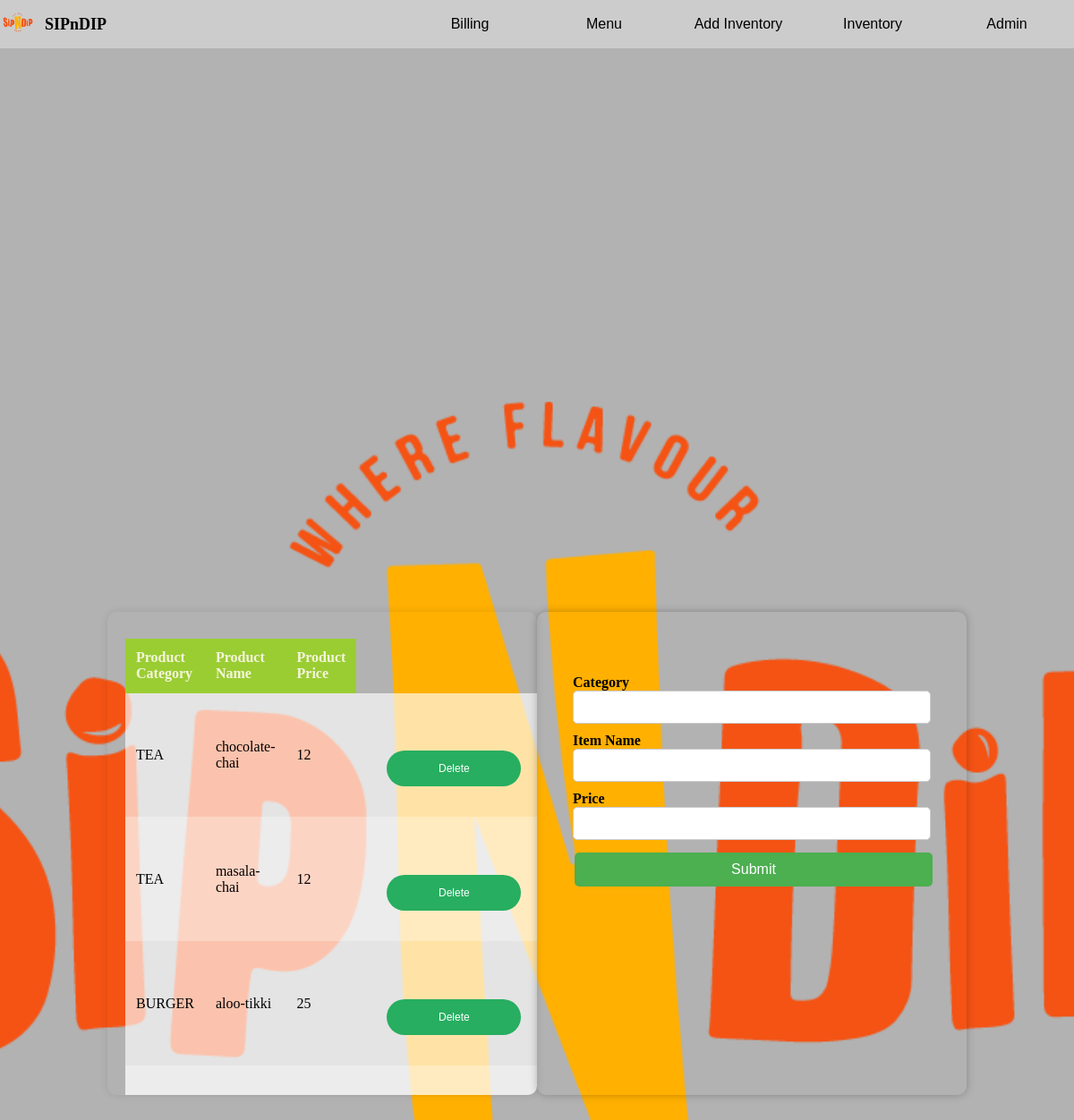
Before: /update_menu (signed in) with the older database file.
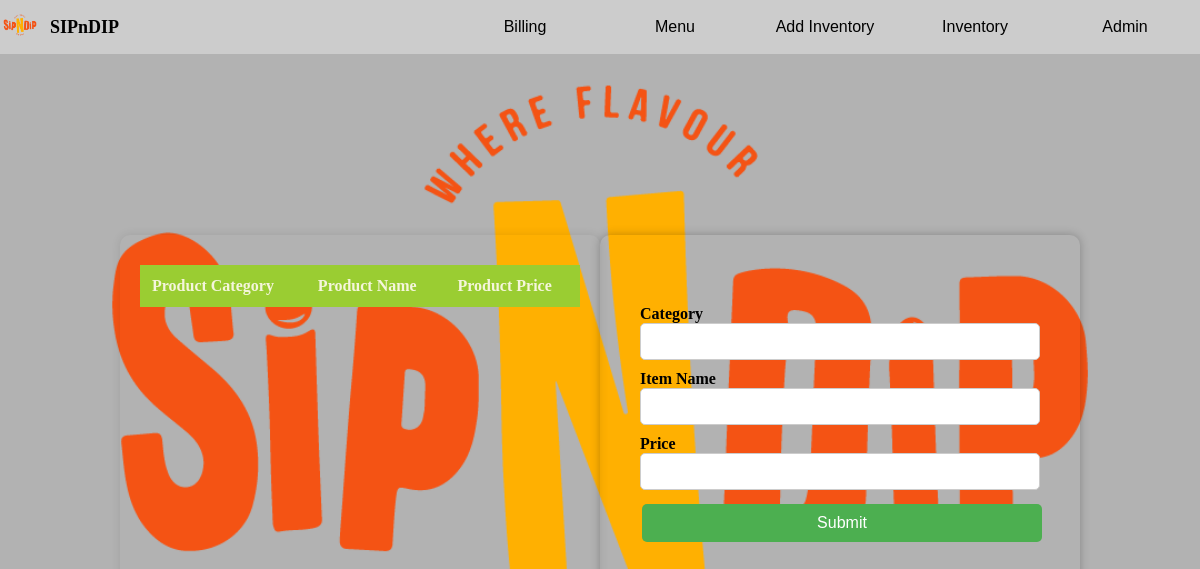
After: the same page with the newer database file.
### main.py (models this page shows, shortened)
class Menu(db.Model):
    id = db.Column(db.Integer, primary_key=True)
    product_category = db.Column(db.String(100))
    product_name = db.Column(db.String(100), unique=True)
    product_rate = db.Column(db.Integer)

### main.py (the view, shortened to what this page needs)
@app.route('/update_menu', methods=['POST', 'GET'])
@login_required
def update_menu():
    form = UpdateMenu()
    menu = Menu.query.all()
    return render_template('updatemenu.html', menu=menu, form=form)

### forms.py
class UpdateMenu(FlaskForm):
    Item = StringField('Item Name', validators=[DataRequired()])
    Category = StringField('Category', validators=[DataRequired()])
    Price = FloatField('Price', validators=[DataRequired(), NumberRange()])
    submit = SubmitField('Submit')

### main.py (called while the page is built)
@login_manager.user_loader
def load_user(user_id):
    return User.query.get(user_id)

### templates/updatemenu.html (shortened to what this page needs)
{% extends 'layout.html' %}
{% block content %}
    <div class="content-container">
        <section class="menu-section">
            <table>
                <thead>
                    <tr>
                        <th>Product Category</th>
                        <th>Product Name</th>
                        <th>Product Price</th>
                    </tr>
                </thead>
            <tbody>
                {% for item in menu %}
                   <tr>
                        <td>{{ item.product_category }}</td>
                        <td>{{ item.product_name }}</td>
                        <td>{{ item.product_rate }}</td>
                       <td>
                            <form method="POST" action="{{ url_for('delete_item', id=item.id) }}">
                                <button type="submit" class="delete-btn">Delete</button>
                            </form>
                        </td>
                    </tr>
                {% endfor %}
            </tbody>
            </table>
        </section>
        <section class="form-section">
            <form method="POST" id="menu-form">
                <div>
                    {{ form.Category.label }}
                    {{ form.Category }}
                </div>
                <div>
                    {{ form.Item.label }}
                    {{ form.Item }}
                </div>
                <div>
                    {{ form.Price.label }}
                    {{ form.Price }}
                </div>
                <div>
               {{ form.submit(style="color: white; background-color: #4CAF50; border: none; padding: 10px 20px; text-align: center; text-decoration: none; display: inline-block; font-size: 16px; margin: 4px 2px; cursor: pointer; border-radius: 5px;") }}
                </div>
            </form>
        </section>
    </div>
{% endblock %}

### templates/layout.html (shortened to what this page needs)
<!DOCTYPE html>
<html lang="en">
<head>
    <link rel="stylesheet" href="/static/css/style.css">
</head>
<body>
    <nav class="navbar">
        <div class="brand">
            <a href="/">
                <img src="/static/img/sipndip.png" alt="Brand Logo">
            </a>
            <a href="/">
                <span>SIPnDIP</span>
            </a>
        </div>
        <div class="buttons">
            <a href="{{ url_for('billing') }}"><button class="nav-button">Billing</button></a>
            <a href="{{ url_for('update_menu') }}"><button class="nav-button">Menu</button></a>
            <a href="{{ url_for('add_stock') }}"><button class="nav-button">Add Inventory</button></a>
            <a href="{{ url_for('view_inventory') }}"><button class="nav-button">Inventory</button></a>
            <a href="{{ url_for('admin') }}"><button class="nav-button">Admin</button></a>
        </div>
    </nav>
    {% block content %}
    {% endblock %}
</body>
</html>

### static/css/style.css (style rules this page uses)
body { margin: 0; padding: 0; height: 100vh; display: flex; flex-direction: column; justify-content: center; align-items: center; background-color: rgba(0, 0, 0, 0.3); background-image: url('/static/img/sipndip.png'); background-size: cover; background-position: center; background-attachment: fixed; }
.navbar { background-color: #cccccc; padding: 5px; display: flex; justify-content: space-between; align-items: center; position: fixed; top: 0; width: 100%; z-index: 1000; }
a { text-decoration: none; color: inherit; }
.brand { display: flex; align-items: center; }
.brand img { width: 40px; height: auto; margin-right: 10px; }
.brand span { color: black; font-size: 18px; font-weight: bold; }
.buttons { display: flex; }
.nav-button { background-color: transparent; border: none; color: black; padding: 10px 20px; text-align: center; text-decoration: none; display: inline-block; font-size: 16px; cursor: pointer; }
button { width: 150px; height: 40px; padding: 10px 20px; border: none; border-radius: 5px; cursor: pointer; font-size: 16px; }
form { display: flex; flex-direction: column; margin-top: 30px; gap: 10px; }
label { font-weight: bold; }
button { padding: 10px; background-color: #3498db; color: white; border: none; border-radius: 5px; cursor: pointer; }
.content-container { display: flex; justify-content: space-around; width: 80%; margin-top: 20px; }
.menu-section { background-color: transparent; padding: 20px; border-radius: 10px; box-shadow: 0 0 10px rgba(0, 0, 0, 0.1); width: 48%; overflow: auto; max-height: 500px; }
table { width: 100%; border-collapse: collapse; margin-top: 10px; }
th, td { padding: 12px; text-align: left; border-bottom: 1px solid transparent; }
th { background-color: yellowgreen; color: beige; }
tr:nth-child(odd) { background-color: rgba(255, 255, 255, 0.65); }
.form-section { background-color: transparent; padding: 20px; border-radius: 10px; box-shadow: 0 0 10px rgba(0, 0, 0, 0.25); width: 48%; }
form { padding: 20px; display: flex; flex-direction: column; gap: 10px; }
input[type="text"], textarea, input[type="number"] { width: 100%; padding: 10px; box-sizing: border-box; }
button { padding: 10px; border: none; border-radius: 5px; cursor: pointer; }
form { display: flex; flex-direction: column; gap: 10px; }
input { padding: 10px; box-sizing: border-box; width: 100%; border: 1px solid #ccc; border-radius: 5px; }

Changed rows visible on the page:
removed Menu: product_category "TEA", product_name "chocolate-chai", product_rate "12"
removed Menu: product_category "TEA", product_name "masala-chai", product_rate "12"
removed Menu: product_category "BURGER", product_name "aloo-tikki", product_rate "25"
